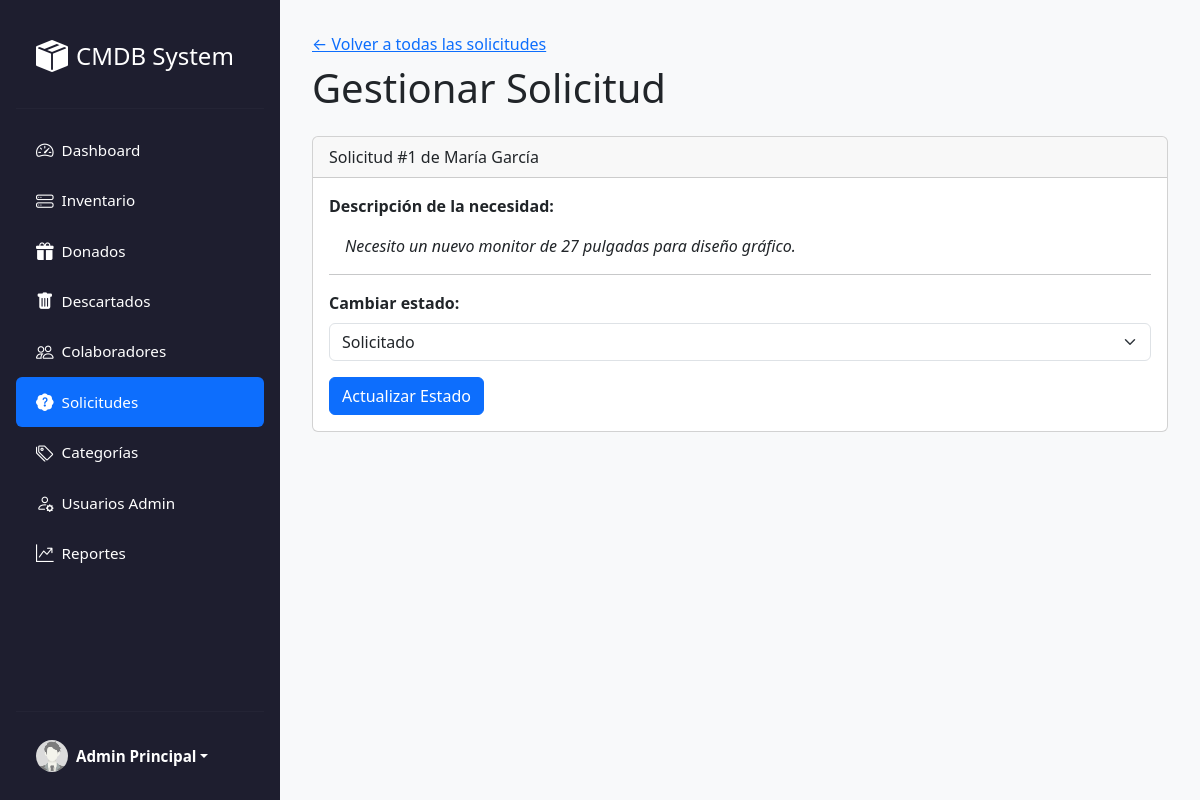
/index.php?route=necesidades&action=showUpdateForm&id=1 (signed in), run on the app's committed database.
### tables this page shows
CREATE TABLE `necesidades` (
  `id` int(11) NOT NULL,
  `colaborador_id` int(11) NOT NULL,
  `descripcion` text NOT NULL COMMENT 'Descripción del equipo o software requerido',
  `estado` enum('Solicitado','Aprobado','Rechazado','Completado') DEFAULT 'Solicitado',
  `fecha_resolucion` datetime DEFAULT NULL,
  `fecha_solicitud` timestamp NOT NULL DEFAULT current_timestamp()
);

### src/Controllers/NecesidadController.php (called while the page is built, shortened)
<?php
class NecesidadController extends BaseController
{
    public function showUpdateForm()
    {
        $necesidad_id = (int)($_GET['id'] ?? 0);
        $solicitud = (new Necesidad())->findById($necesidad_id);
        $this->render('Views/admin/necesidades/editar.php', [
            'pageTitle' => 'Gestionar Solicitud',
            'solicitud' => $solicitud
        ]);
    }
}

### public/index.php (called while the page is built, shortened)
<?php
require_once '../config/database.php';
try {
    $action = $_GET['action'] ?? 'index';
    $controller = new $controllerClass();
    $controller->$action();
} catch (Throwable $e) {
    if ($e->getCode() === 404) {
        http_response_code(404);
        require_once __DIR__ . '/../src/Views/error-404.php';
    } else {
        handleException($e);
    }
    exit;
}

### src/Models/BaseModel.php (called while the page is built, shortened)
<?php
abstract class BaseModel
{
    protected $tableName;
    protected $tableAlias;
    protected $selectClause = '';
    protected $joins = '';
    public function __construct()
    {
        $prefix = $this->tableAlias ?? $this->tableName;
        if (empty($this->selectClause)) {
            $this->selectClause = "{$prefix}.*";
        }
    }
    public function findById($id)
    {
        $prefix = $this->tableAlias ?? $this->tableName;
        $sql = "SELECT {$this->selectClause}
                FROM {$this->tableName} AS {$prefix}
                {$this->joins}
                WHERE {$prefix}.id = :id";
        return Database::getInstance()->query($sql, ['id' => $id])->find();
    }
}

### src/Models/Necesidad.php (called while the page is built, shortened)
<?php
class Necesidad extends BaseModel
{
    public function __construct()
    {
        $this->selectClause = "n.*, CONCAT(co.nombre, ' ', co.apellido) as nombre_colaborador";
        $this->joins = "LEFT JOIN colaboradores co ON n.colaborador_id = co.id";
    }
}

### src/Core/database.php (called while the page is built, shortened)
<?php
class Database {
    private static $instance = null;
    private $connection;
    private $statement;
    private function __construct() {
        $dsn = 'mysql:host=' . DB_HOST . ';dbname=' . DB_NAME . ';charset=' . DB_CHARSET;
        $options = [
            PDO::ATTR_ERRMODE            => PDO::ERRMODE_EXCEPTION,
            PDO::ATTR_DEFAULT_FETCH_MODE => PDO::FETCH_ASSOC,
            PDO::ATTR_EMULATE_PREPARES   => false,
        ];
        try {
            $this->connection = new PDO($dsn, DB_USER, DB_PASS, $options);
        } catch (PDOException $e) {
            die('Error de conexión: ' . $e->getMessage());
        }
    }
    public static function getInstance() {
        if (self::$instance === null) {
            self::$instance = new self();
        }
        return self::$instance;
    }
    public function query($sql, $params = []) {
        try {
            $this->statement = $this->connection->prepare($sql);
            $this->statement->execute($params);
        } catch (PDOException $e) {
            die('Error en la consulta: ' . $e->getMessage());
        }
        return $this;
    }
    public function find() {
        return $this->statement->fetch();
    }
}

### src/Views/admin/necesidades/editar.php (the view, shortened to what this page needs)
<a href="index.php?route=necesidades&action=adminIndex">← Volver a todas las solicitudes</a>
<h1 class="mt-2 mb-4"><?= $pageTitle ?? 'Gestionar Solicitud' ?></h1>
<div class="card">
    <div class="card-header">
        Solicitud #<?= $solicitud['id'] ?> de <?= htmlspecialchars($solicitud['nombre_colaborador']) ?>
    </div>
    <div class="card-body">
        <p><strong>Descripción de la necesidad:</strong></p>
        <p class="ms-3"><em><?= nl2br(htmlspecialchars($solicitud['descripcion'])) ?></em></p>
        <hr>
        <form action="index.php?route=necesidades&action=updateStatus" method="POST">
            <div class="mb-3">
                <label for="estado" class="form-label"><strong>Cambiar estado:</strong></label>
                <select name="estado" id="estado" class="form-select">
                    <option value="Solicitado" <?= $solicitud['estado'] === 'Solicitado' ? 'selected' : '' ?>>Solicitado</option>
                </select>
            </div>
            <button type="submit" class="btn btn-primary">Actualizar Estado</button>
        </form>
    </div>
</div>

### public/css/style.css (style rules this page uses)
body { display: flex; min-height: 100vh; flex-direction: row; overflow: hidden; }

### data on the page
necesidades: id "1", descripcion "Necesito un nuevo monitor de 27 pulgadas para diseño gráfico.", estado "Solicitado"

### other printed values
$_SESSION['user_nombre'] "Admin Principal"
$pageTitle "Gestionar Solicitud"
$solicitud['nombre_colaborador'] "María García"
